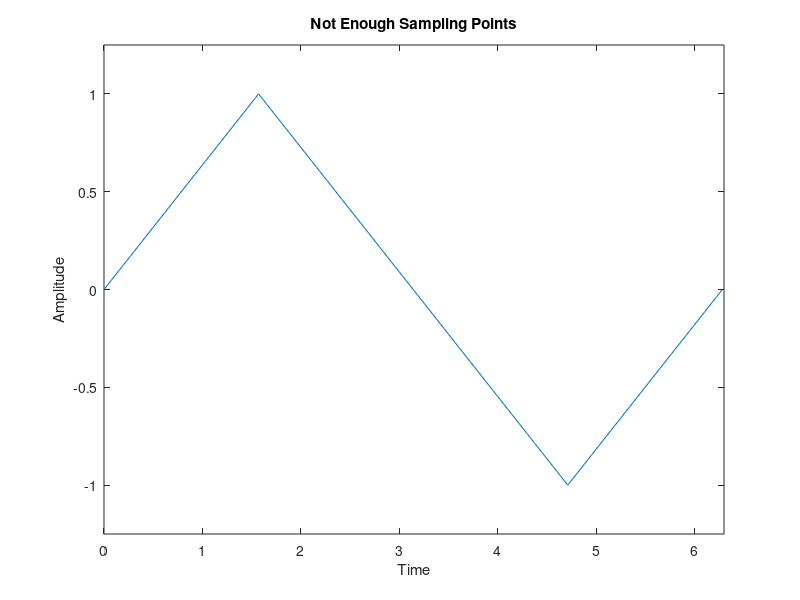
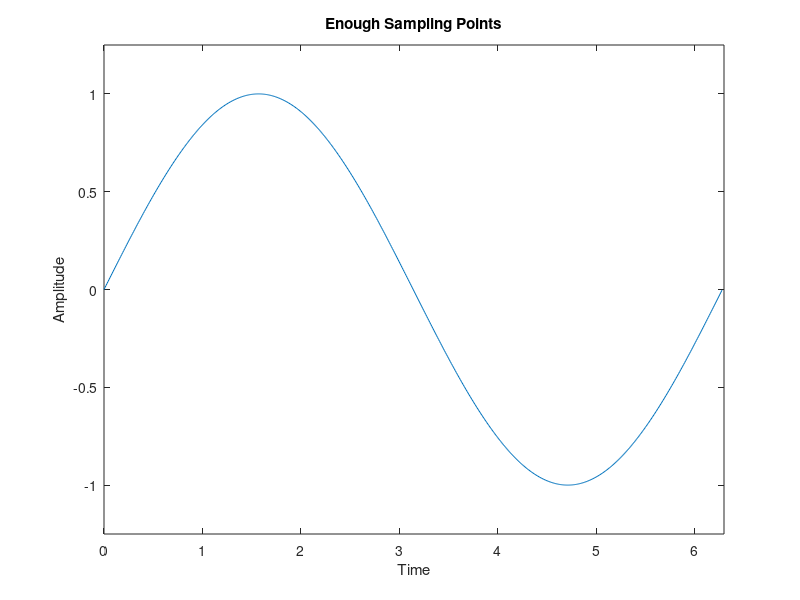
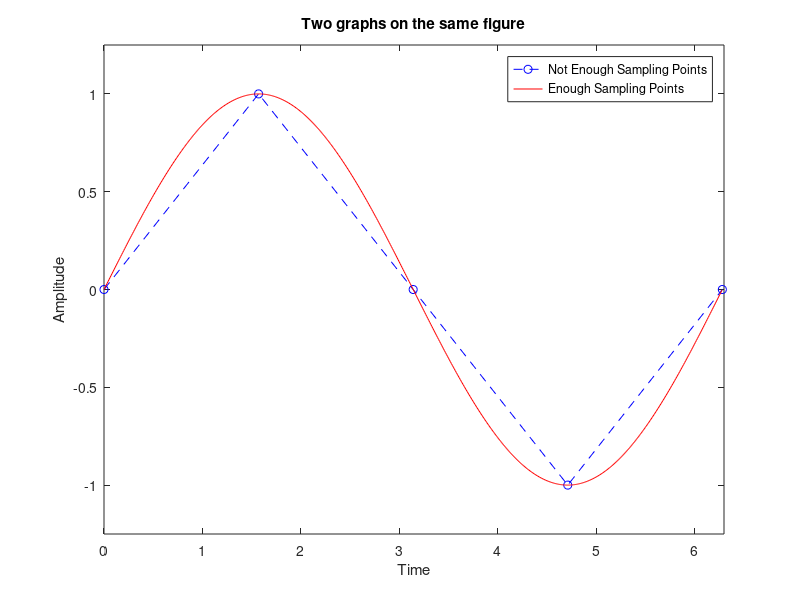
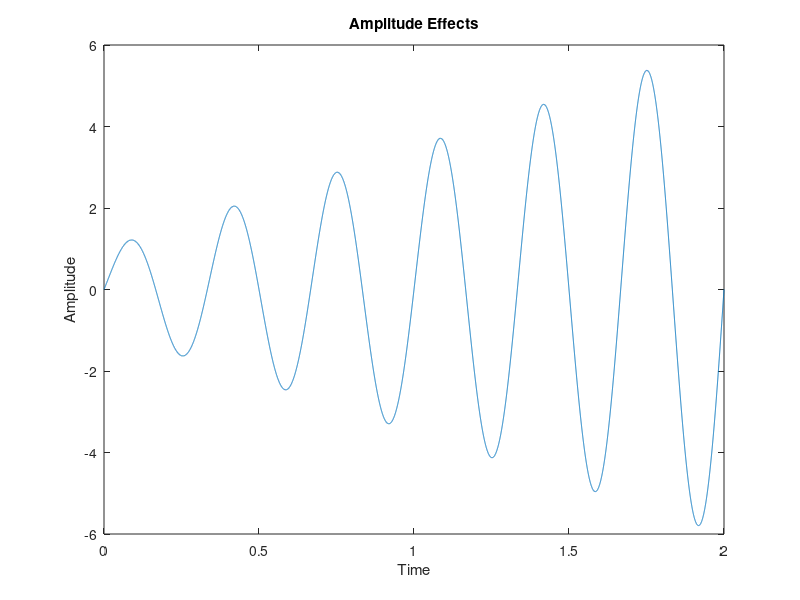

MATLAB code for these plots, in order: (Note: this script raises an error after producing the figures.)
%% EE301 Lab1
% Javier Macossay-Hernandez,
% USC ID 9907093913,
% Lab Section 30813

clc;
clear all;
close all;

%%Q1 Scalars
z=35000;
y=4;
y
y=z;
y

%%Q2a Vectors
i = [9 8 7 6 5 4 3];
j = [9:-1:3];
m = i-j;

%The result of the operation i-j is 0. All the value of the vectors are
%equal to 0.
%The fifth element of vector m i equal to zero.

%%Q2b Vectors
%Yes, there is a similar command which can create a vector of ones
z=ones(1,3);

%%Q3a Matrices
M=[1 4 5; 4 6 9; 5 9 3];
ThirdRow_FirstColumn=M(3,1)
SecondColumn=M(:,2)

%%Q3b Matrices
u=[0.2996; 0.5361; -0.7892];
r=M*u;
s=(-5.0125)*u;

%When comparing r and s, both results are pretty much the same. They differ
%a little bit and that is due to rounding errors.

%%Q3c Matrices
%The command in MATLAB which can create an identity matrix of a desired
%size is eye
I = eye(4,4);

%%Q4a Sampling
Ts = pi/2;
t = [0:Ts:2*pi];
figure
plot(t,sin(t));
xlabel('Time');
ylabel('Amplitude');
axis([0 6.3 -1.25 1.25]);
title('Not Enough Sampling Points');

t1 = [0:0.01:2*pi];
figure
plot(t1,sin(t1));

xlabel('Time');
ylabel('Amplitude');
axis([0 6.3 -1.25 1.25]);
title('Enough Sampling Points');

%%Q4b Sampling
%There is a way to obtain the two plots on the same figure.
figure
Ts = pi/2;
t = [0:Ts:2*pi];
t1 = [0:0.01:2*pi];
plot(t,sin(t),'b--o',t1,sin(t1),'r');

xlabel('Time');
ylabel('Amplitude');
axis([0 6.3 -1.25 1.25]);
legend('Not Enough Sampling Points','Enough Sampling Points');
title('Two graphs on the same figure');

%%Q4c Amplitude Effects
fs = 8000;
tstart = 0;
tend = 2;
t = [tstart: 1/fs: tend];
f = 3;
w = 2*pi*f;

astart = 1;
aend = 6;
da = (aend-astart)/(length(t)-1);
A = [astart: da : aend];
figure
plot(t, A.*sin(w*t));

xlabel('Time');
ylabel('Amplitude');
axis([0 2 -6 6]);
title('Amplitude Effects');

%%Q5 Loops
%1)
fs = 8000;
dt = 1/fs;
t = [0: 1/fs: 3];
f = 1;
X1 = sin(2*pi*f*t);
X3 = sin(2*pi*3*f*t)/3;
X5 = sin(2*pi*5*f*t)/5;
X7 = sin(2*pi*7*f*t)/7;

%2) Plot the sine wave of frequency f=1Hz
figure
plot(t,X1);
xlabel('Time');
ylabel('Amplitude');
axis([0 3 -1.1 1.1]);
title('Sine Wave with Fundamental Frequency');

%3) Composite Signal Z
Z = X1+X3+X5+X7;
figure
plot(t,Z);
xlabel('Time');
ylabel('Amplitude');
axis([0 3 -1 1]);
title('Composite Signal Plot = Z vs. t');

%4) f will take on values 1, 3, 5,..., 31 during the loop
Z1 = zeros(1,length(t));
for f = 1:2:31
    Z1 = Z1 + sin(2*pi*f*t)/f;
end

%5) Z1 vs. t plot
%My guess was correct, the signal seems more like a square and it seems
%like a digital signal (ON and OFF signal).
figure
plot(t,Z1);
xlabel('Time');
ylabel('Amplitude');
axis([0 3 -1 1]);
title('Z1 vs. t');

%%Q6 Unit Step Function
t = -5:0.01:10;
xt = heaviside(t+1)-heaviside(t-2)+heaviside(t-4);
figure
plot(t,xt);
ylim([-0.1 1.1]);
xlabel('Time');
ylabel('Amplitude');
title('Unit Step Function');

%%Q7 Even and Odd Functions
t = [0:0.1:5];

%Original signal
xt = t.*exp(-t);

%Even decomposition
xe = (0.5)*(xt+fliplr(xt));

%Odd decomposition
xo = (0.5)*(xt-fliplr(xt));

%The signal y(t) = xe+xo
y = xe+xo;

figure
subplot(4,1,1);
plot(t,xt);
xlabel('t');
ylabel('X(t)');
title('X(t) vs. t');

subplot(4,1,2);
plot(t,xe);
xlabel('t');
ylabel('Xe(t)');
title('Xe(t) vs. t');

subplot(4,1,3);
plot(t,xo);
xlabel('t');
ylabel('Xo(t)');
title('Xo(t) vs. t');

subplot(4,1,4);
plot(t,y);
xlabel('t');
ylabel('Y(t)');
title('Y(t) vs. t');

%%Q8 Numerical Integration
%By increasing the number of rectangles to 10, the number is closer to 39.
%The number is 35.895. E(10) = 39 - 35.895 = 3.105

%When calculating and plotting E(N) for N = 10 to 100 I observe that the
%value of E(N) gets closer to 39.

Tstart = 2;
Tend = 5;
for Nr = 10:100
    Dx = (Tend-Tstart)/(Nr);
    t = Tstart:Dx:(Tend-Dx); %sample points
    fs = t.^2;
    A = zeros(1,Nr);
    A = sum(Dx*fs);
    if A > 38.5
        Nr
        break
    end
end

%63 rectangles are required to achieve a relative error less than 0.5